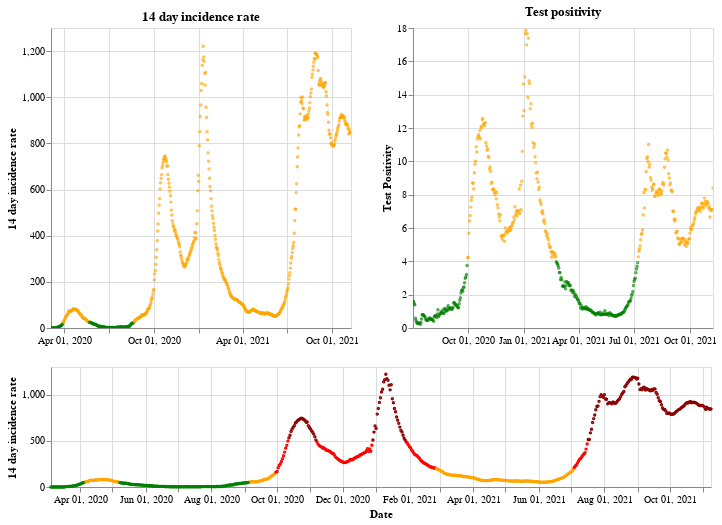

Notebook code cell kept with this figure:
### Markdown cell above
## Northern Ireland

### Code cell
plot_traffic_light('Northern Ireland')

### Figure 1 — Vega-Lite specification as saved in the notebook (floating-point values rounded to 4 significant figures; data arrays with more than 128 entries replaced by an {"elided": "..."} marker saying what was removed)
{"config": {"view": {"continuousWidth": 400, "continuousHeight": 300}}, "vconcat": [{"hconcat": [{"mark": {"type": "point", "size": 2}, "encoding": {"color": {"condition": {"value": "green", "test": "(datum.twoWeeklyCasesRate <= 25)"}, "value": "orange"}, "tooltip": [{"type": "nominal", "field": "areaName"}, {"type": "temporal", "field": "date"}, {"type": "quantitative", "field": "twoWeeklyCasesRate"}, {"type": "quantitative", "field": "testPositivity"}], "x": {"type": "temporal", "axis": {"title": ""}, "field": "date", "scale": {"domain": {"selection": "DateBrush"}}, "timeUnit": "yearmonthdate"}, "y": {"type": "quantitative", "axis": {"title": "14 day incidence rate"}, "field": "twoWeeklyCasesRate"}}, "title": "14 day incidence rate", "width": 300}, {"mark": {"type": "point", "size": 2}, "encoding": {"color": {"condition": {"value": "green", "test": "(datum.testPositivity <= 4)"}, "value": "orange"}, "tooltip": [{"type": "nominal", "field": "areaName"}, {"type": "temporal", "field": "date"}, {"type": "quantitative", "field": "twoWeeklyCasesRate"}, {"type": "quantitative", "field": "testPositivity"}], "x": {"type": "temporal", "axis": {"title": ""}, "field": "date", "scale": {"domain": {"selection": "DateBrush"}}, "timeUnit": "yearmonthdate"}, "y": {"type": "quantitative", "axis": {"title": "Test Positivity"}, "field": "testPositivity"}}, "title": "Test positivity", "width": 300}]}, {"layer": [{"mark": {"type": "point", "size": 2}, "encoding": {"color": {"condition": {"value": "orange", "test": "(((datum.testPositivity < 4) && (datum.twoWeeklyCasesRate >= 50)) && (datum.twoWeeklyCasesRate < 200))"}, "value": "red"}, "opacity": {"condition": {"value": 1, "test": "((datum.twoWeeklyCasesRate >= 50) && (datum.twoWeeklyCasesRate < 500))"}, "value": 0}, "tooltip": [{"type": "nominal", "field": "areaName"}, {"type": "temporal", "field": "date"}, {"type": "quantitative", "field": "twoWeeklyCasesRate"}, {"type": "quantitative", "field": "testPositivity"}], "x": {"type": "temporal", "axis": {"title": "Date"}, "field": "date", "timeUnit": "yearmonthdate"}, "y": {"type": "quantitative", "axis": {"title": "14 day incidence rate"}, "field": "twoWeeklyCasesRate"}}, "selection": {"DateBrush": {"type": "interval", "encodings": ["x"], "fields": ["Time"]}}}, {"mark": {"type": "point", "size": 2}, "encoding": {"color": {"value": "darkred"}, "opacity": {"condition": {"value": 1, "test": "(datum.twoWeeklyCasesRate >= 500)"}, "value": 0}, "tooltip": [{"type": "nominal", "field": "areaName"}, {"type": "temporal", "field": "date"}, {"type": "quantitative", "field": "twoWeeklyCasesRate"}, {"type": "quantitative", "field": "testPositivity"}], "x": {"type": "temporal", "axis": {"title": "Date"}, "field": "date", "timeUnit": "yearmonthdate"}, "y": {"type": "quantitative", "axis": {"title": "14 day incidence rate"}, "field": "twoWeeklyCasesRate"}}}, {"mark": {"type": "point", "size": 2}, "encoding": {"color": {"condition": {"value": "green", "test": "((datum.testPositivity < 4) && (datum.twoWeeklyCasesRate < 50))"}, "value": "orange"}, "opacity": {"condition": {"value": 1, "test": "(datum.twoWeeklyCasesRate < 50)"}, "value": 0}, "tooltip": [{"type": "nominal", "field": "areaName"}, {"type": "temporal", "field": "date"}, {"type": "quantitative", "field": "twoWeeklyCasesRate"}, {"type": "quantitative", "field": "testPositivity"}], "x": {"type": "temporal", "axis": {"title": "Date"}, "field": "date", "timeUnit": "yearmonthdate"}, "y": {"type": "quantitative", "axis": {"title": "14 day incidence rate"}, "field": "twoWeeklyCasesRate"}}}], "height": 120, "width": 660}], "data": {"name": "data-0368cbb0299264b6e2f7adaf4847e4bc"}, "$schema": "https://vega.github.io/schema/vega-lite/v4.8.1.json", "datasets": {"data-0368cbb0299264b6e2f7adaf4847e4bc": {"elided": "614 records"}}}
